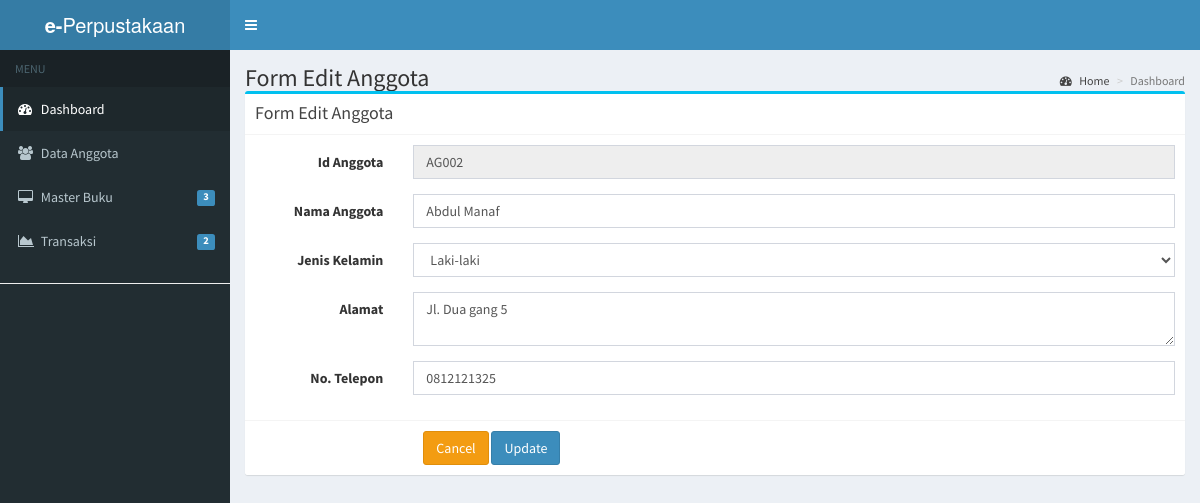
/anggota/edit/AG002, run on the app's committed database.
### tables this page shows
CREATE TABLE `anggota` (
  `id_anggota` varchar(10) NOT NULL,
  `nama_anggota` varchar(50) NOT NULL,
  `jenis_kelamin` varchar(20) NOT NULL,
  `alamat` text NOT NULL,
  `no_telp` varchar(20) NOT NULL
);

### application/controllers/Anggota.php (called while the page is built, shortened)
<?php
class Anggota extends CI_Controller{
  public function __construct(){
    $this->load->model('anggota_model');
  }
  public function edit($id){
    $data['content'] = 'anggota/edit_anggota';
    $data['title'] = 'Form Edit Anggota';
    $data['anggota'] = $this->anggota_model->edit($id);
    $this->load->view('dashboard', $data);
  }
}

### index.php (called while the page is built, shortened)
<?php
require_once BASEPATH.'core/CodeIgniter.php';

### application/models/Anggota_model.php (called while the page is built, shortened)
<?php
class Anggota_model extends CI_model{
  public function edit($id){
    $this->db->where('id_anggota', $id);
    return $this->db->get('anggota')->row_array();
  }
}

### application/views/anggota/edit_anggota.php (the view, shortened to what this page needs)
<div class="col-md-12">
  <div class="box box-info">
    <div class="box-header with-border">
      <h3 class="box-title"><?= $title; ?></h3>
    </div>
    <form class="form-horizontal" method="post" action="<?= base_url('anggota/update'); ?>">
      <div class="box-body">
        <div class="form-group">
          <label for="inputEmail3" class="col-sm-2 control-label">Id Anggota</label>
          <div class="col-sm-10">
            <input type="text" name="id_anggota" value="<?= $anggota['id_anggota'] ?>" class="form-control" readonly>
          </div>
        </div>
        <div class="form-group">
          <label for="inputPassword3" class="col-sm-2 control-label">Nama Anggota</label>
          <div class="col-sm-10">
            <input type="text" name="nama_anggota" value="<?= $anggota['nama_anggota'] ?>" class="form-control"  placeholder="Nama anggota..." required>
          </div>
        </div>
        <div class="form-group">
          <label for="inputPassword3" class="col-sm-2 control-label">Jenis Kelamin</label>
          <div class="col-sm-10">
            <select name="jenis_kelamin" class="form-control" required>
              <?php if($anggota['jenis_kelamin'] == "Laki-laki"){ ?>
                <option value="Laki-laki" selected>Laki-laki</option>
              <?php }
              else{ ?>
                <option value="Laki-laki">Laki-laki</option>
                <option value="Perempuan" selected>Perempuan</option>
              <?php } ?>
            </select>
          </div>
        </div>
        <div class="form-group">
          <label for="inputPassword3" class="col-sm-2 control-label">Alamat</label>
          <div class="col-sm-10">
            <textarea name="alamat" class="form-control" required><?= $anggota['alamat'] ?></textarea>
          </div>
        </div>
        <div class="form-group">
          <label for="inputPassword3" class="col-sm-2 control-label">No. Telepon</label>
          <div class="col-sm-10">
            <input type="text" name="no_telepon" value="<?= $anggota['no_telp'] ?>"  class="form-control"  placeholder="Nomor telepon" required>
          </div>
        </div>
      </div>
      <div class="box-footer">
        <div class="col-sm-2"></div>
        <div class="col-sm-10">
          <a href="<?= base_url('anggota'); ?>" class="btn btn-warning">Cancel</a>
          <button type="submit" class="btn btn-primary">Update</button>
        </div>
      </div>
    </form>
  </div>
</div>

### data on the page
anggota: id_anggota "AG002", nama_anggota "Abdul Manaf", jenis_kelamin "Laki-laki", alamat "Jl. Dua gang 5", no_telepon "0812121325"

### other printed values
$title "Form Edit Anggota"
